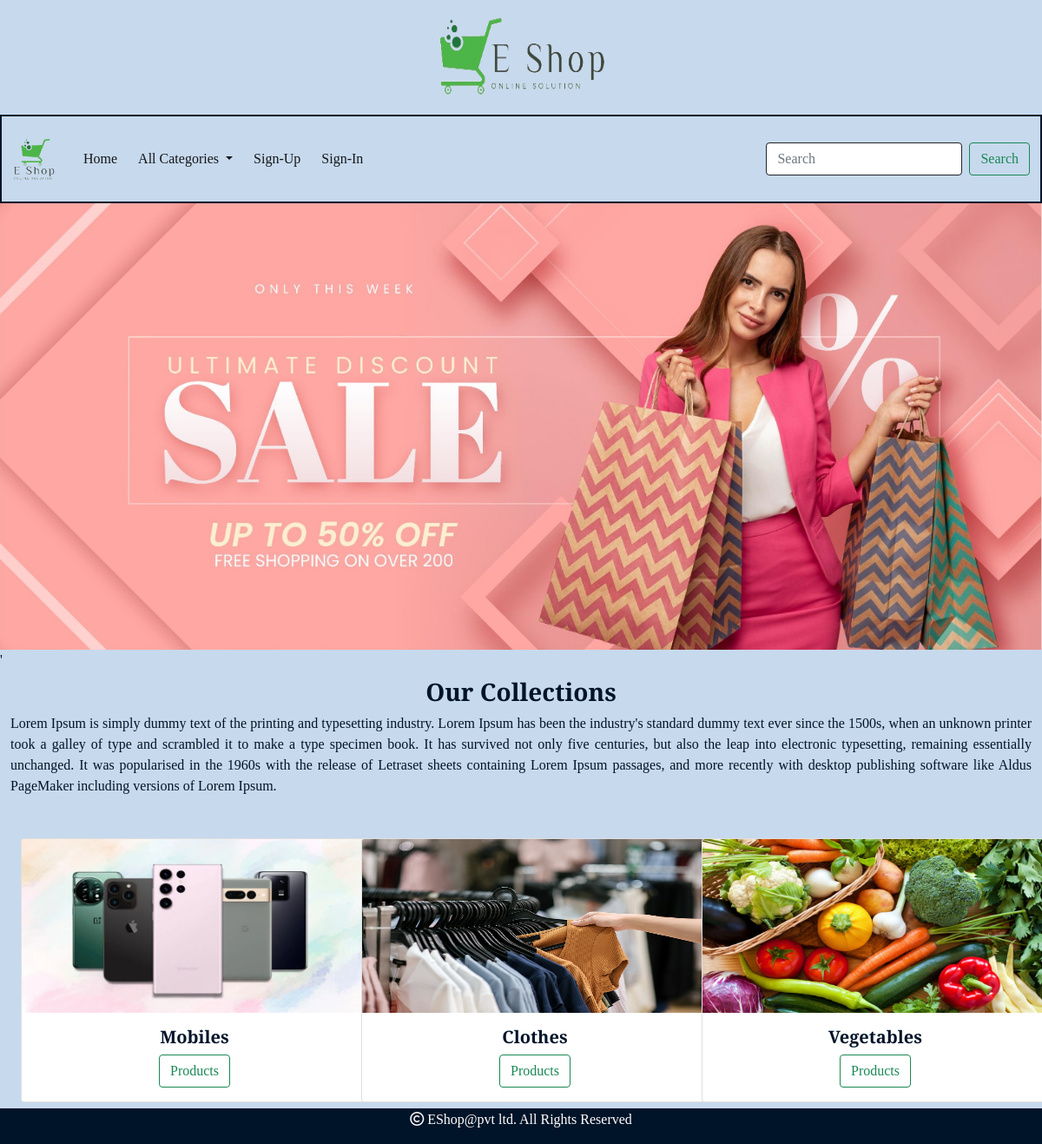
The page / on the database its author committed.
### shop/models.py (models this page shows, shortened)
class Category(models.Model):
    name=models.CharField(max_length=20)
    desc=models.TextField()
    image=models.ImageField(upload_to='category',null=True,blank=True)

### shop/views.py (the view)
# urls.py: path('',views.allcategories,name='allcategories'),
def allcategories(request):
    c=Category.objects.all()
    return render(request,'category.html',{'c':c})

### cart/context_processors.py (called while the page is built)
def total_count(request):
    item_count=0
    u=request.user
    try:
        cart = Cart.objects.filter(user=u)
        for i in cart:
            item_count+=i.quantity
    except:
        item_count=0
    return {'item_count':item_count}

### shop/context_processors.py (called while the page is built)
def menu_links(request):
    c=Category.objects.all()
    return {'links':c}

### templates/category.html (shortened to what this page needs)
{% extends 'base.html' %}
{% load static %}
{% block content %}
<div>
    <img src="{% static 'images/banner.jpg' %}" width="100%">'
</div>
<div class="container-fluid mt-2 mb-5">
    <h3 class="text-center fw-bold">Our Collections</h3>
    <p style="text-align:justify">Lorem Ipsum is simply dummy text of the printing and typesetting industry. Lorem Ipsum has been the industry's standard dummy text ever since the 1500s, when an unknown printer took a galley of type and scrambled it to make a type specimen book. It has survived not only five centuries, but also the leap into electronic typesetting, remaining essentially unchanged. It was popularised in the 1960s with the release of Letraset sheets containing Lorem Ipsum passages, and more recently with desktop publishing software like Aldus PageMaker including versions of Lorem Ipsum.</p>
</div>
<div class="container-fluid mb-5">
<div class="row mx-auto">
{% for i in c %}
    <div class="col-sm-4">
    <div class="card" style="width: 25rem;">
  <img src="{{i.image.url}}" class="card-img-top" alt="..." width="100%" height="200px">
  <div class="card-body text-center">
    <h5 class="card-title fw-bold">{{i.name}}</h5>
    <a href="{% url 'shop:product' i.id %}" class="btn btn-outline-success">Products</a>
  </div>
    </div>
</div>
{% endfor %}
</div>
</div>
{% endblock %}

### static/css/style.css (style rules this page uses)
body { background-color:#c7d9ed; color:#001429!important; font-family: 'Libre Baskerville', serif; }

### rows shown on the page
Category: image (picture), name "Mobiles"
Category: image (picture), name "Clothes"
Category: image (picture), name "Vegetables"
